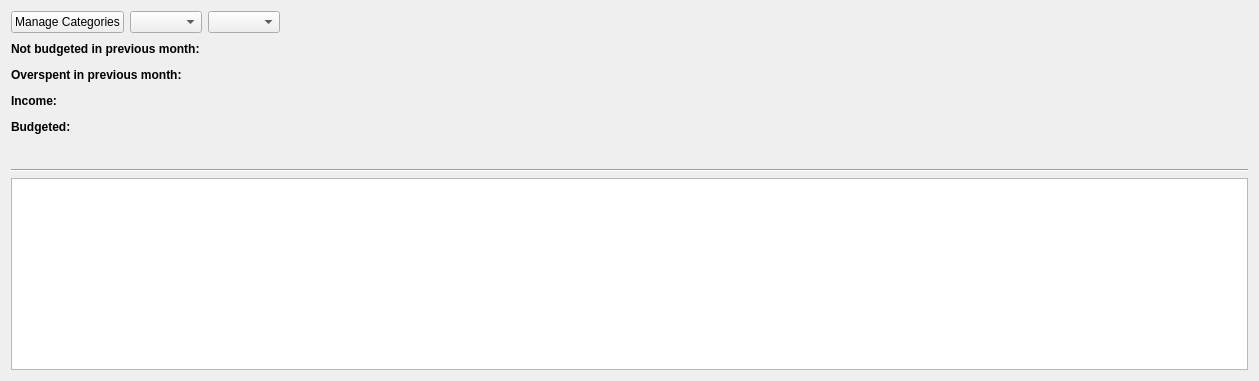
      <widget class="QWidget" name="budget_tab">
       <attribute name="title">
        <string>Budget</string>
       </attribute>
       <layout class="QVBoxLayout" name="verticalLayout_4">
        <item>
         <layout class="QHBoxLayout" name="horizontalLayout_7">
          <item>
           <widget class="QPushButton" name="manage_categories_button">
            <property name="sizePolicy">
             <sizepolicy hsizetype="Fixed" vsizetype="Fixed">
              <horstretch>0</horstretch>
              <verstretch>0</verstretch>
             </sizepolicy>
            </property>
            <property name="focusPolicy">
             <enum>Qt::NoFocus</enum>
            </property>
            <property name="toolTip">
             <string>Add Master Category</string>
            </property>
            <property name="text">
             <string>Manage Categories</string>
            </property>
           </widget>
          </item>
          <item>
           <widget class="QComboBox" name="budget_month_combo">
            <property name="sizePolicy">
             <sizepolicy hsizetype="Fixed" vsizetype="Fixed">
              <horstretch>0</horstretch>
              <verstretch>0</verstretch>
             </sizepolicy>
            </property>
            <property name="sizeAdjustPolicy">
             <enum>QComboBox::AdjustToContents</enum>
            </property>
           </widget>
          </item>
          <item>
           <widget class="QComboBox" name="budget_year_combo">
            <property name="sizePolicy">
             <sizepolicy hsizetype="Fixed" vsizetype="Fixed">
              <horstretch>0</horstretch>
              <verstretch>0</verstretch>
             </sizepolicy>
            </property>
            <property name="sizeAdjustPolicy">
             <enum>QComboBox::AdjustToContents</enum>
            </property>
           </widget>
          </item>
          <item>
           <spacer name="horizontalSpacer_14">
            <property name="orientation">
             <enum>Qt::Horizontal</enum>
            </property>
            <property name="sizeHint" stdset="0">
             <size>
              <width>40</width>
              <height>20</height>
             </size>
            </property>
           </spacer>
          </item>
         </layout>
        </item>
        <item>
         <layout class="QHBoxLayout" name="horizontalLayout_11">
          <item>
           <widget class="QLabel" name="not_budgeted_label">
            <property name="sizePolicy">
             <sizepolicy hsizetype="Fixed" vsizetype="Fixed">
              <horstretch>0</horstretch>
              <verstretch>0</verstretch>
             </sizepolicy>
            </property>
            <property name="font">
             <font>
              <bold>true</bold>
             </font>
            </property>
            <property name="text">
             <string>Not budgeted in previous month:</string>
            </property>
           </widget>
          </item>
          <item>
           <widget class="QLabel" name="not_budgeted">
            <property name="sizePolicy">
             <sizepolicy hsizetype="Fixed" vsizetype="Fixed">
              <horstretch>0</horstretch>
              <verstretch>0</verstretch>
             </sizepolicy>
            </property>
            <property name="font">
             <font>
              <bold>true</bold>
             </font>
            </property>
            <property name="text">
             <string/>
            </property>
           </widget>
          </item>
          <item>
           <spacer name="horizontalSpacer_15">
            <property name="orientation">
             <enum>Qt::Horizontal</enum>
            </property>
            <property name="sizeHint" stdset="0">
             <size>
              <width>40</width>
              <height>20</height>
             </size>
            </property>
           </spacer>
          </item>
         </layout>
        </item>
        <item>
         <layout class="QHBoxLayout" name="horizontalLayout_12">
          <item>
           <widget class="QLabel" name="overspent_label">
            <property name="sizePolicy">
             <sizepolicy hsizetype="Fixed" vsizetype="Fixed">
              <horstretch>0</horstretch>
              <verstretch>0</verstretch>
             </sizepolicy>
            </property>
            <property name="font">
             <font>
              <bold>true</bold>
             </font>
            </property>
            <property name="text">
             <string>Overspent in previous month:</string>
            </property>
           </widget>
          </item>
          <item>
           <spacer name="horizontalSpacer_18">
            <property name="orientation">
             <enum>Qt::Horizontal</enum>
            </property>
            <property name="sizeType">
             <enum>QSizePolicy::Fixed</enum>
            </property>
            <property name="sizeHint" stdset="0">
             <size>
              <width>13</width>
              <height>20</height>
             </size>
            </property>
           </spacer>
          </item>
          <item>
           <widget class="QLabel" name="overspent">
            <property name="sizePolicy">
             <sizepolicy hsizetype="Fixed" vsizetype="Fixed">
              <horstretch>0</horstretch>
              <verstretch>0</verstretch>
             </sizepolicy>
            </property>
            <property name="font">
             <font>
              <bold>true</bold>
             </font>
            </property>
            <property name="text">
             <string/>
            </property>
           </widget>
          </item>
          <item>
           <spacer name="horizontalSpacer_16">
            <property name="orientation">
             <enum>Qt::Horizontal</enum>
            </property>
            <property name="sizeType">
             <enum>QSizePolicy::Expanding</enum>
            </property>
            <property name="sizeHint" stdset="0">
             <size>
              <width>1040</width>
              <height>20</height>
             </size>
            </property>
           </spacer>
          </item>
         </layout>
        </item>
        <item>
         <layout class="QHBoxLayout" name="horizontalLayout_13">
          <item>
           <widget class="QLabel" name="income_label">
            <property name="sizePolicy">
             <sizepolicy hsizetype="Fixed" vsizetype="Fixed">
              <horstretch>0</horstretch>
              <verstretch>0</verstretch>
             </sizepolicy>
            </property>
            <property name="font">
             <font>
              <bold>true</bold>
             </font>
            </property>
            <property name="text">
             <string>Income:</string>
            </property>
           </widget>
          </item>
          <item>
           <spacer name="horizontalSpacer_19">
            <property name="orientation">
             <enum>Qt::Horizontal</enum>
            </property>
            <property name="sizeType">
             <enum>QSizePolicy::Fixed</enum>
            </property>
            <property name="sizeHint" stdset="0">
             <size>
              <width>134</width>
              <height>20</height>
             </size>
            </property>
           </spacer>
          </item>
          <item>
           <widget class="QLabel" name="income">
            <property name="sizePolicy">
             <sizepolicy hsizetype="Fixed" vsizetype="Fixed">
              <horstretch>0</horstretch>
              <verstretch>0</verstretch>
             </sizepolicy>
            </property>
            <property name="font">
             <font>
              <bold>true</bold>
             </font>
            </property>
            <property name="text">
             <string/>
            </property>
           </widget>
          </item>
          <item>
           <spacer name="horizontalSpacer_17">
            <property name="orientation">
             <enum>Qt::Horizontal</enum>
            </property>
            <property name="sizeType">
             <enum>QSizePolicy::Expanding</enum>
            </property>
            <property name="sizeHint" stdset="0">
             <size>
              <width>1040</width>
              <height>20</height>
             </size>
            </property>
           </spacer>
          </item>
         </layout>
        </item>
        <item>
         <layout class="QHBoxLayout" name="horizontalLayout_14">
          <item>
           <widget class="QLabel" name="budgeted_label">
            <property name="sizePolicy">
             <sizepolicy hsizetype="Fixed" vsizetype="Fixed">
              <horstretch>0</horstretch>
              <verstretch>0</verstretch>
             </sizepolicy>
            </property>
            <property name="font">
             <font>
              <bold>true</bold>
             </font>
            </property>
            <property name="text">
             <string>Budgeted:</string>
            </property>
           </widget>
          </item>
          <item>
           <spacer name="horizontalSpacer_20">
            <property name="orientation">
             <enum>Qt::Horizontal</enum>
            </property>
            <property name="sizeType">
             <enum>QSizePolicy::Fixed</enum>
            </property>
            <property name="sizeHint" stdset="0">
             <size>
              <width>121</width>
              <height>20</height>
             </size>
            </property>
           </spacer>
          </item>
          <item>
           <widget class="QLabel" name="budgeted">
            <property name="sizePolicy">
             <sizepolicy hsizetype="Fixed" vsizetype="Fixed">
              <horstretch>0</horstretch>
              <verstretch>0</verstretch>
             </sizepolicy>
            </property>
            <property name="font">
             <font>
              <bold>true</bold>
             </font>
            </property>
            <property name="text">
             <string/>
            </property>
           </widget>
          </item>
          <item>
           <spacer name="horizontalSpacer_21">
            <property name="orientation">
             <enum>Qt::Horizontal</enum>
            </property>
            <property name="sizeType">
             <enum>QSizePolicy::Expanding</enum>
            </property>
            <property name="sizeHint" stdset="0">
             <size>
              <width>1040</width>
              <height>20</height>
             </size>
            </property>
           </spacer>
          </item>
         </layout>
        </item>
        <item>
         <layout class="QHBoxLayout" name="horizontalLayout_17">
          <item>
           <widget class="QLabel" name="available_to_budget_label">
            <property name="sizePolicy">
             <sizepolicy hsizetype="Fixed" vsizetype="Fixed">
              <horstretch>0</horstretch>
              <verstretch>0</verstretch>
             </sizepolicy>
            </property>
            <property name="font">
             <font>
              <bold>true</bold>
             </font>
            </property>
            <property name="text">
             <string/>
            </property>
           </widget>
          </item>
          <item>
           <spacer name="horizontalSpacer_22">
            <property name="orientation">
             <enum>Qt::Horizontal</enum>
            </property>
            <property name="sizeType">
             <enum>QSizePolicy::Fixed</enum>
            </property>
            <property name="sizeHint" stdset="0">
             <size>
              <width>25</width>
              <height>20</height>
             </size>
            </property>
           </spacer>
          </item>
          <item>
           <widget class="QLabel" name="available_to_budget_equal">
            <property name="sizePolicy">
             <sizepolicy hsizetype="Fixed" vsizetype="Fixed">
              <horstretch>0</horstretch>
              <verstretch>0</verstretch>
             </sizepolicy>
            </property>
            <property name="text">
             <string/>
            </property>
           </widget>
          </item>
          <item>
           <spacer name="horizontalSpacer_23">
            <property name="orientation">
             <enum>Qt::Horizontal</enum>
            </property>
            <property name="sizeType">
             <enum>QSizePolicy::Fixed</enum>
            </property>
            <property name="sizeHint" stdset="0">
             <size>
              <width>24</width>
              <height>20</height>
             </size>
            </property>
           </spacer>
          </item>
          <item>
           <widget class="QLabel" name="available_to_budget">
            <property name="sizePolicy">
             <sizepolicy hsizetype="Fixed" vsizetype="Fixed">
              <horstretch>0</horstretch>
              <verstretch>0</verstretch>
             </sizepolicy>
            </property>
            <property name="font">
             <font>
              <bold>true</bold>
             </font>
            </property>
            <property name="text">
             <string/>
            </property>
           </widget>
          </item>
          <item>
           <spacer name="horizontalSpacer_24">
            <property name="orientation">
             <enum>Qt::Horizontal</enum>
            </property>
            <property name="sizeType">
             <enum>QSizePolicy::Expanding</enum>
            </property>
            <property name="sizeHint" stdset="0">
             <size>
              <width>1040</width>
              <height>20</height>
             </size>
            </property>
           </spacer>
          </item>
         </layout>
        </item>
        <item>
         <widget class="Line" name="line_2">
          <property name="orientation">
           <enum>Qt::Horizontal</enum>
          </property>
         </widget>
        </item>
        <item>
         <widget class="QTableView" name="budget_table"/>
        </item>
       </layout>
      </widget>
